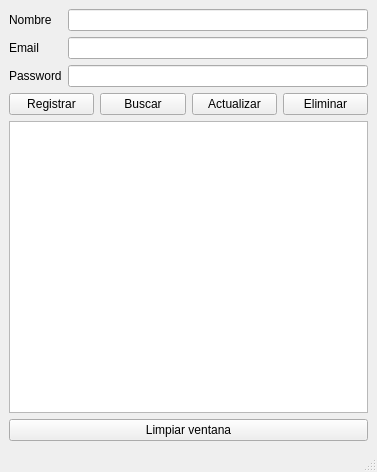
<?xml version="1.0" encoding="UTF-8"?>
<ui version="4.0">
 <class>MainWindow</class>
 <widget class="QMainWindow" name="MainWindow">
  <property name="geometry">
   <rect>
    <x>0</x>
    <y>0</y>
    <width>377</width>
    <height>472</height>
   </rect>
  </property>
  <property name="windowTitle">
   <string>MainWindow</string>
  </property>
  <widget class="QWidget" name="centralwidget">
   <layout class="QVBoxLayout" name="verticalLayout">
    <item>
     <layout class="QFormLayout" name="formLayout">
      <item row="1" column="0">
       <widget class="QLabel" name="label_2">
        <property name="text">
         <string>Email</string>
        </property>
       </widget>
      </item>
      <item row="0" column="0">
       <widget class="QLabel" name="label">
        <property name="text">
         <string>Nombre</string>
        </property>
       </widget>
      </item>
      <item row="0" column="1">
       <widget class="QLineEdit" name="nombre"/>
      </item>
      <item row="2" column="0">
       <widget class="QLabel" name="label_3">
        <property name="text">
         <string>Password</string>
        </property>
       </widget>
      </item>
      <item row="1" column="1">
       <widget class="QLineEdit" name="Email"/>
      </item>
      <item row="2" column="1">
       <widget class="QLineEdit" name="Password"/>
      </item>
     </layout>
    </item>
    <item>
     <layout class="QHBoxLayout" name="horizontalLayout_2">
      <item>
       <widget class="QPushButton" name="Registrar">
        <property name="text">
         <string>Registrar</string>
        </property>
       </widget>
      </item>
      <item>
       <widget class="QPushButton" name="Buscar">
        <property name="text">
         <string>Buscar</string>
        </property>
       </widget>
      </item>
      <item>
       <widget class="QPushButton" name="Actualizar">
        <property name="text">
         <string>Actualizar</string>
        </property>
       </widget>
      </item>
      <item>
       <widget class="QPushButton" name="Eliminar">
        <property name="text">
         <string>Eliminar</string>
        </property>
       </widget>
      </item>
     </layout>
    </item>
    <item>
     <widget class="QTextEdit" name="cuadro"/>
    </item>
    <item>
     <widget class="QPushButton" name="Limpiar">
      <property name="text">
       <string>Limpiar ventana</string>
      </property>
     </widget>
    </item>
   </layout>
  </widget>
  <widget class="QMenuBar" name="menubar">
   <property name="geometry">
    <rect>
     <x>0</x>
     <y>0</y>
     <width>377</width>
     <height>21</height>
    </rect>
   </property>
  </widget>
  <widget class="QStatusBar" name="statusbar"/>
 </widget>
 <resources/>
 <connections/>
</ui>
